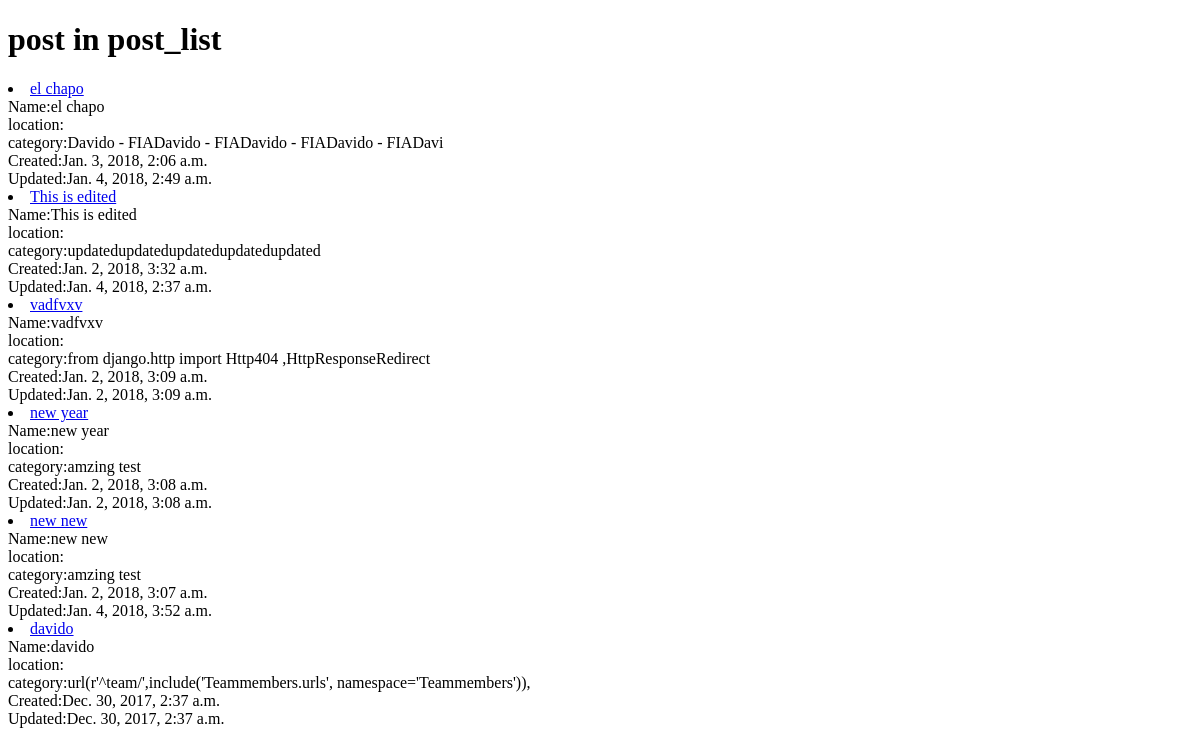
/, run on an earlier commit of the app's database.
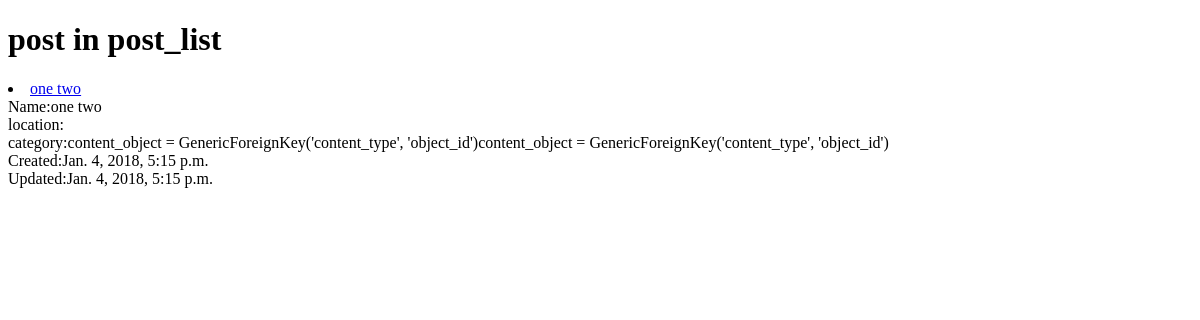
And on a later commit of the database.
### Main/models.py (models this page shows, shortened)
class Post(models.Model):
    owner =  models.ForeignKey(User, on_delete=models.CASCADE)
    title = models.CharField(max_length=200)
    slug      =      models.SlugField(unique=True,blank=True, null=True)
    image = models.ImageField(upload_to=upload_location)
    image_2 = models.ImageField(upload_to=upload_location)
    image_3 = models.ImageField(upload_to=upload_location,blank=True, null=True)
    image_4 = models.ImageField(upload_to=upload_location,blank=True, null=True)
    image_5 = models.ImageField(upload_to=upload_location,blank=True, null=True)
    description = models.TextField()
    size_of_land = models.CharField(max_length=150)
    location_details = models.CharField(max_length=300)
    price = models.CharField(max_length=150)
    features = models.TextField()
    updated = models.DateTimeField(auto_now=True, auto_now_add=False)
    timestamp = models.DateTimeField(auto_now=False, auto_now_add=True)
    def __str__(self):
        return self.title
    def get_absolute_url(self):
        return reverse("Main:post_detail",kwargs={"slug":self.slug})
    class Meta:
        ordering = ["-timestamp", "-updated"]

### Main/views.py (the view)
# urls.py: url(r'^$',PostListView.as_view(),name='list'),
class PostListView(ListView):
    queryset = Post.objects.all()

### Main/templates/Main/post_list.html (shortened to what this page needs)
<!DOCTYPE html>
<html lang="en">
<head>
</head>
<body>
    <h1> post in post_list</h1>
    {% for post in post_list %}
    <li><a href="{{ post.get_absolute_url }}">{{ post }}</a></li>
   Name:{{ post.title }} <br>   location:{{ post.location }} <br> category:{{ post.description }}  <br> Created:{{ post.timestamp }} <br>Updated:{{ post.updated }}
    {% endfor %}
</body>
</html>

What changed in the data, as far as the page shows it:
removed Post: title "el chapo", description "Davido - FIADavido - FIADavido - FIADavido - FIADavi", timestamp "Jan. 3, 2018, 2:06 a.m.", updated "Jan. 4, 2018, 2:49 a.m."
removed Post: title "This is edited", description "updatedupdatedupdatedupdatedupdated", timestamp "Jan. 2, 2018, 3:32 a.m.", updated "Jan. 4, 2018, 2:37 a.m."
removed Post: title "vadfvxv", description "from django.http import Http404 ,HttpResponseRedirect", timestamp "Jan. 2, 2018, 3:09 a.m.", updated "Jan. 2, 2018, 3:09 a.m."
removed Post: title "new year", description "amzing test", timestamp "Jan. 2, 2018, 3:08 a.m.", updated "Jan. 2, 2018, 3:08 a.m."
removed Post: title "new new", description "amzing test", timestamp "Jan. 2, 2018, 3:07 a.m.", updated "Jan. 4, 2018, 3:52 a.m."
removed Post: title "davido", description "url(r'^team/',include('Teammembers.urls', namespace='Teammembers')),", timestamp "Dec. 30, 2017, 2:37 a.m.", updated "Dec. 30, 2017, 2:37 a.m."
added Post: title "one two", description "content_object = GenericForeignKey('content_type', 'object_id')content_object = GenericForeignKey('content_type', 'object_id')", timestamp "Jan. 4, 2018, 5:15 p.m.", updated "Jan. 4, 2018, 5:15 p.m."
